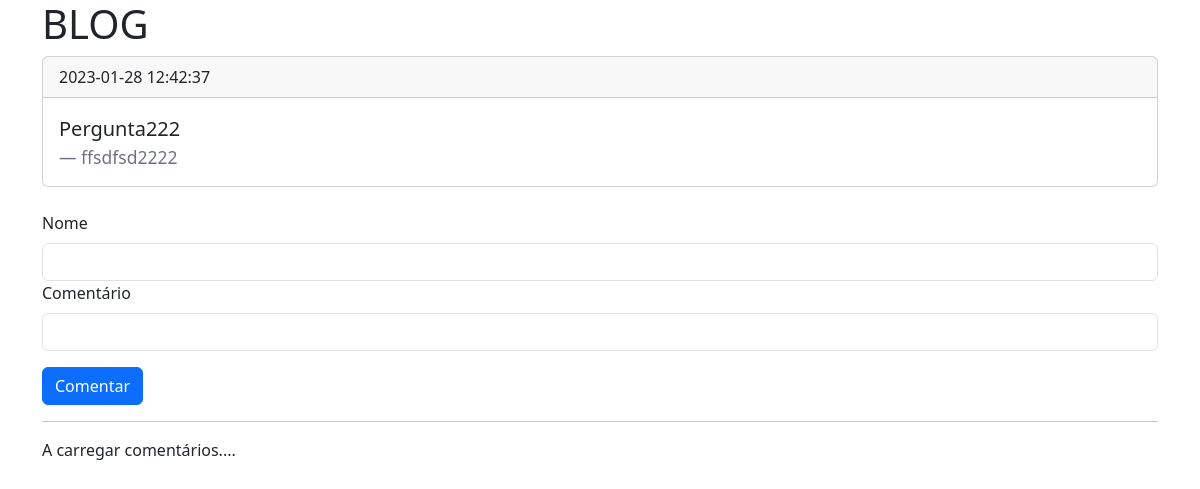
The app's page /artigos.php?idArtigo=9 with its own data.
### tables this page shows
CREATE TABLE `artigos` (
  `idArtigo` int NOT NULL,
  `tituloArtigo` varchar(250) NOT NULL,
  `textoArtigo` text NOT NULL,
  `dataArtigo` timestamp NOT NULL DEFAULT CURRENT_TIMESTAMP
);

### artigos.php (the view, shortened to what this page needs)
<?php
require_once('connection/connection.php');
if (isset($_GET['idArtigo']) && $_GET['idArtigo'] != "") {
    $qArtigos = "SELECT idArtigo,tituloArtigo,textoArtigo,dataArtigo FROM artigos WHERE idArtigo = ?";
    $stmtArtigos = $conn->prepare($qArtigos);
    $stmtArtigos->bind_param('i', $_GET['idArtigo']);
    $stmtArtigos->execute();
    $stmtArtigos->bind_result($idArtigo, $tituloArtigo, $textoArtigo, $dataArtigo);
} else {
    header("Location: index.php");
}
?>
<!DOCTYPE html>
<html lang="en">
<head>
    <link href="https://cdn.jsdelivr.net/npm/bootstrap@5.3.0-alpha1/dist/css/bootstrap.min.css" rel="stylesheet">
</head>
<body>
    <div class="container">
        <h1>BLOG</h1>
        <div class="card">
            <div class="card-header">
                <?= $dataArtigo ?>
            </div>
            <div class="card-body">
                <blockquote class="blockquote mb-0">
                    <p><?= $tituloArtigo ?></p>
                    <footer class="blockquote-footer"><?= $textoArtigo ?></footer>
                </blockquote>
            </div>
        </div>
        <br>
        <form action="artigos.php" method="POST" id="formComentario">
            <div class="mb-3">
                <label for="nome" class="form-label">Nome</label>
                <input type="text" class="form-control" id="nome" name="nome">
                <label for="comentario" class="form-label">Comentário</label>
                <input type="text" class="form-control" id="comentario" name="comentario">
            </div>
            <button type="submit" class="btn btn-primary">Comentar</button>
        </form>
        <hr>
        <div id="lista">
            <p>A carregar comentários....</p>
        </div>
    </div>
</body>
</html>

### records on screen
artigos: dataArtigo "2023-01-28 12:42:37", tituloArtigo "Pergunta222", textoArtigo "ffsdfsd2222"
